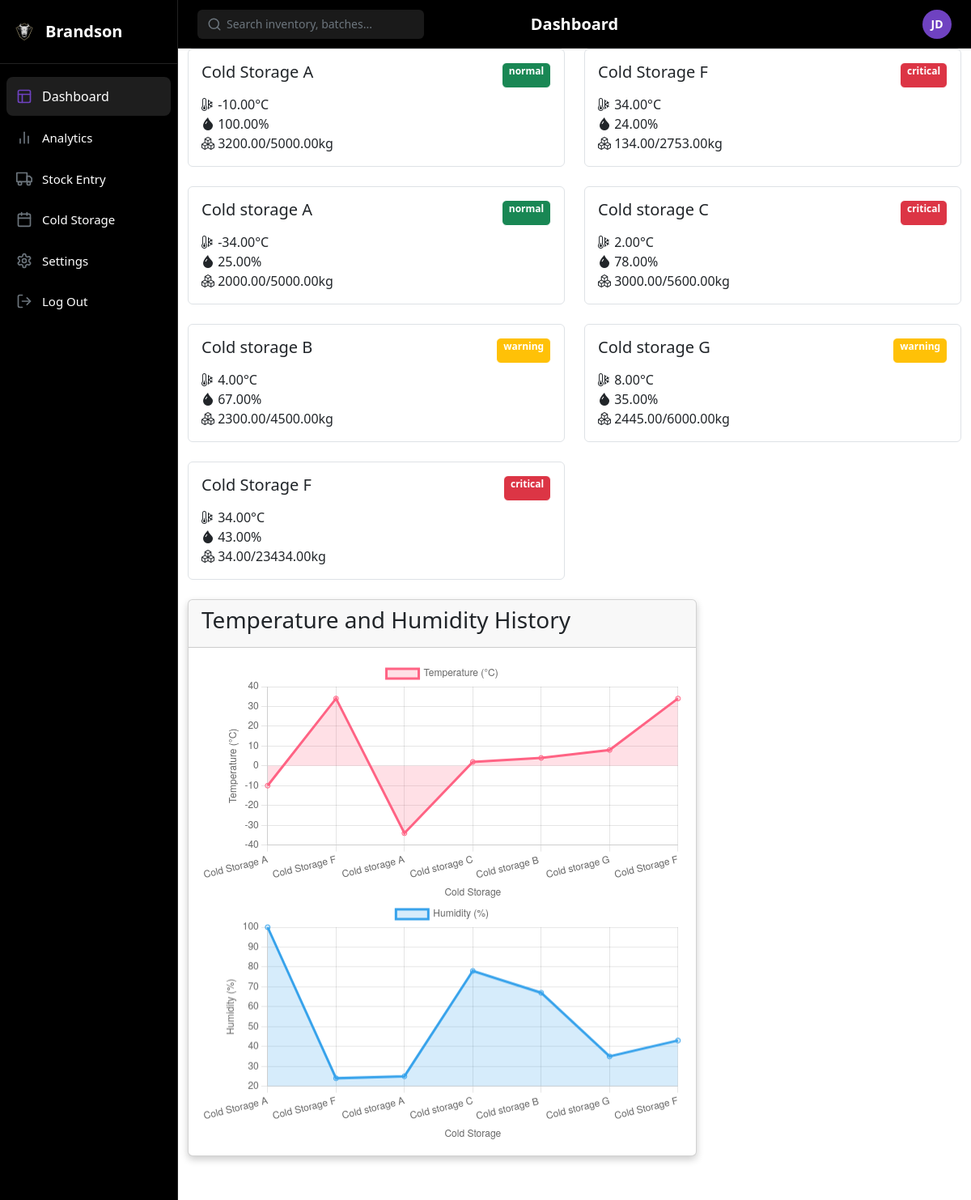
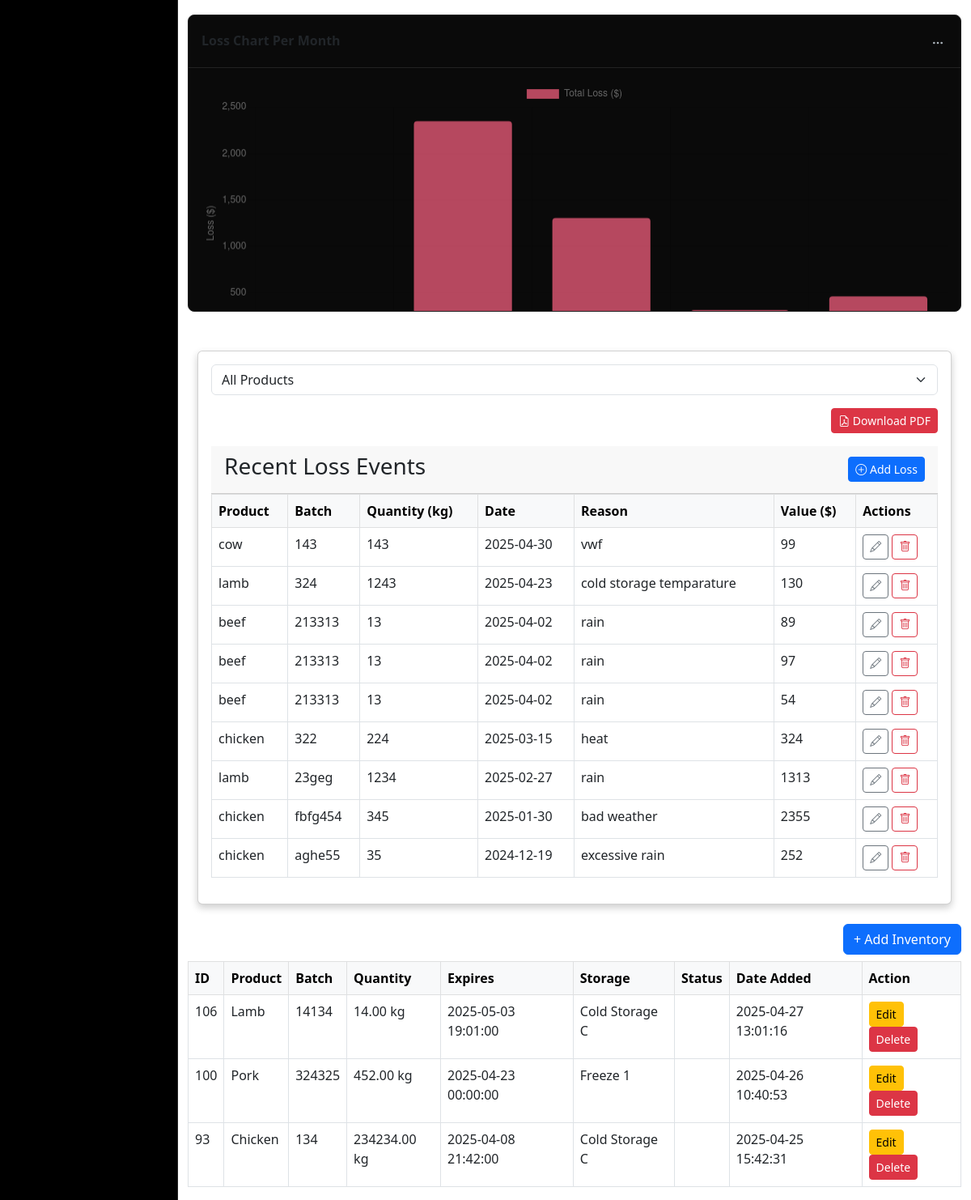
Page /draft.php on the committed database (2 pictures, top to bottom).
### tables this page shows
CREATE TABLE `cold_storages` (
  `id` int(11) NOT NULL,
  `location` varchar(50) NOT NULL,
  `total_capacity` decimal(10,2) NOT NULL,
  `used_capacity` decimal(10,2) NOT NULL,
  `current_temp` decimal(5,2) NOT NULL,
  `humidity` decimal(5,2) NOT NULL,
  `status` enum('normal','warning','critical') DEFAULT 'normal',
  `created_at` timestamp NOT NULL DEFAULT current_timestamp()
);

CREATE TABLE `loss_events` (
  `id` int(11) NOT NULL,
  `product` varchar(100) DEFAULT NULL,
  `batch` varchar(50) DEFAULT NULL,
  `quantity` float DEFAULT NULL,
  `date` date DEFAULT NULL,
  `reason` text DEFAULT NULL,
  `value` float DEFAULT NULL
);

CREATE TABLE `expiring_inventory` (
  `id` int(11) NOT NULL,
  `product` varchar(100) NOT NULL,
  `batch` varchar(100) NOT NULL,
  `quantity` decimal(10,2) NOT NULL,
  `expires` datetime NOT NULL,
  `storage` varchar(100) NOT NULL,
  `status` enum('urgent','warning') NOT NULL,
  `created_at` timestamp NOT NULL DEFAULT current_timestamp()
);

### draft.php (the view, shortened to what this page needs)
<?php
require_once 'includes/config.php';
?>
<?php
$result = $conn->query("SELECT * FROM loss_events ORDER BY date DESC");
$monthlyLoss = [];
$monthlyResult = $conn->query("
    SELECT DATE_FORMAT(date, '%Y-%m') AS month, SUM(value) AS total_loss
    FROM loss_events
    GROUP BY month
    ORDER BY month ASC
");
while ($row = $monthlyResult->fetch_assoc()) {
    $monthlyLoss[] = [
        'month' => $row['month'],
        'loss' => (float)$row['total_loss']
    ];
}
$query = $conn->query("SELECT * FROM cold_storages ORDER BY location ASC");
function getColdStorages() {
    global $conn;
    $sql = "SELECT * FROM cold_storages";
    $result = $conn->query($sql);
    $storages = [];
    while ($row = $result->fetch_assoc()) {
        $storages[] = $row;
    }
    return $storages;
}
?>
<?php
require_once 'includes/db_Connection.php';
$stmt = $pdo->query("SELECT location, current_temp, humidity FROM cold_storages ORDER BY id ASC");
$storageData = $stmt->fetchAll(PDO::FETCH_ASSOC);
$labels = [];
$temperatures = [];
$humidities = [];
foreach ($storageData as $row) {
    $labels[] = $row['location'];
    $temperatures[] = $row['current_temp'];
    $humidities[] = $row['humidity'];
}
$labelsJson = json_encode($labels);
$temperaturesJson = json_encode($temperatures);
$humiditiesJson = json_encode($humidities);
?>
<!DOCTYPE html>
<html lang="en">
<head>
    <link href="https://cdn.jsdelivr.net/npm/bootstrap@5.3.2/dist/css/bootstrap.min.css" rel="stylesheet">
<link href="https://cdn.jsdelivr.net/npm/bootstrap@5.3.3/dist/css/bootstrap.min.css" rel="stylesheet">
<link href="https://cdn.jsdelivr.net/npm/bootstrap-icons@1.10.5/font/bootstrap-icons.css" rel="stylesheet">
    <link rel="stylesheet" href="https://cdn.jsdelivr.net/npm/bootstrap-icons@1.11.1/font/bootstrap-icons.css">
    <link href="https://cdn.jsdelivr.net/npm/bootstrap@5.3.0-alpha1/dist/css/bootstrap.min.css" rel="stylesheet">
    <link href="https://cdn.jsdelivr.net/npm/bootstrap-icons/font/bootstrap-icons.css" rel="stylesheet">
    <link rel="stylesheet" href="css/stylestest.css">
</head>
<body>
    <div class="app-container">
        <aside class="sidebar">
            <div class="sidebar-header">
                <div class="logo">
                    <img src="logo.png" alt="Brandson Logo" width="28" height="28">
                    <span class="brand-name">Brandson</span>
                </div>
            </div>
            <nav class="sidebar-nav">
                <a href="dashboard.php" class="nav-item active">
                    <span class="nav-item-dashboard">Dashboard</span>
                </a>
                <a href="analytics.php" class="nav-item">
                    <span class="nav-item-name">Analytics</span>
                </a>
                <a href="add_stock.php" class="nav-item">
                    <span class="nav-item-name">Stock Entry</span>
                </a>
                <a href="dashboard-template.php" class="nav-item">
                    <span class="nav-item-name">Cold Storage</span>
                </a>
                <a href="#" class="nav-item">
                    <span class="nav-item-name">Settings</span>
                </a>
                <a href="#" class="nav-item">
                    <span class="nav-item-name">Log Out</span>
                </a>
            </nav>
        </aside>
        <main class="main-content">
            <header class="header">
                <div class="search-container">
                    <svg xmlns="http://www.w3.org/2000/svg" width="18" height="18" viewBox="0 0 24 24" fill="none" stroke="currentColor" stroke-width="2" stroke-linecap="round" stroke-linejoin="round" class="search-icon">
                        <circle cx="11" cy="11" r="8"></circle>
                        <line x1="21" y1="21" x2="16.65" y2="16.65"></line>
                    </svg>
                    <input type="text" placeholder="Search inventory, batches..." class="search-input">
                </div>
                <h1 class="page-title">Dashboard</h1>
                <div class="profile-container">
                    <button id="profileButton" class="profile-button">
                        <div class="profile-avatar">JD</div>
                    </button>
                </div>
            </header>
               <link href="https://cdn.jsdelivr.net/npm/bootstrap@5.3.0-alpha1/dist/css/bootstrap.min.css" rel="stylesheet">
    <link href="https://cdn.jsdelivr.net/npm/bootstrap-icons/font/bootstrap-icons.css" rel="stylesheet">
            <div class="container">
      <div class="row">
<?php foreach (getColdStorages() as $storage): ?>
    <div class="col-md-6 mb-4">
        <div class="storage-card p-3 border rounded" data-location="<?= htmlspecialchars($storage['location']) ?>">
            <div class="d-flex justify-content-between mb-2">
                <h5><?= htmlspecialchars($storage['location']) ?></h5>
                <span class="badge bg-<?= $storage['status'] === 'critical' ? 'danger' : ($storage['status'] === 'warning' ? 'warning' : 'success') ?>">
                    <?= htmlspecialchars($storage['status']) ?>
                </span>
            </div>
            <div class="storage-metrics">
                <div class="metric-item">
                    <i class="bi bi-thermometer-snow"></i>
                    <span class="current-temp"><?= htmlspecialchars($storage['current_temp']) ?>°C</span>
                </div>
                <div class="metric-item">
                    <i class="bi bi-droplet-fill"></i>
                    <span class="current-humidity"><?= htmlspecialchars($storage['humidity']) ?>%</span>
                </div>
                <div class="metric-item">
                    <i class="bi bi-boxes"></i>
                    <?= htmlspecialchars($storage['used_capacity']) ?>/<?= htmlspecialchars($storage['total_capacity']) ?>kg
                </div>
            </div>
        </div>
    </div>
<?php endforeach; ?>
</div>
<div class="row mb-5">
    <div class="col-md-8">
        <div class="card">
            <div class="card-header">
                <h3>Temperature and Humidity History</h3>
            </div>
            <div class="card-body">
                <canvas id="temperatureChart"></canvas>
                <canvas id="humidityChart"></canvas>
            </div>
        </div>
    </div>
</div>
                    <div class="chart-card">
    <div class="chart-header d-flex justify-content-between align-items-center">
        <h3>Loss Chart Per Month</h3>
        <button class="chart-menu-btn">
            <svg xmlns="http://www.w3.org/2000/svg" width="16" height="16" viewBox="0 0 24 24" fill="none" stroke="currentColor" stroke-width="2" stroke-linecap="round" stroke-linejoin="round">
                <circle cx="12" cy="12" r="1"></circle>
                <circle cx="19" cy="12" r="1"></circle>
                <circle cx="5" cy="12" r="1"></circle>
            </svg>
        </button>
    </div>
    <div class="chart-body">
        <canvas id="lossChart" height="120"></canvas>
    </div>
</div>
<div class="container mt-5">
    <div class="card">
        <div class="card-body">
            <div class="mb-3">
                <select id="productFilter" class="form-select">
                    <option value="">All Products</option>
                </select>
            </div>
<div class="text-end mb-3">
    <a href="generate_loss_report.php" target="_blank" class="btn btn-danger btn-sm">
        <i class="bi bi-file-earmark-pdf"></i> Download PDF
    </a>
</div>
            <div class="card-header d-flex justify-content-between align-items-center">
              <h3>Recent Loss Events</h3>
                 <button class="btn btn-primary btn-sm" data-bs-toggle="modal" data-bs-target="#addLossModal">
                <i class="bi bi-plus-circle"></i> Add Loss
                </button>
            </div>
            <table class="table table-bordered table-hover">
                <thead class="table-light">
                    <tr>
                        <th>Product</th>
                        <th>Batch</th>
                        <th>Quantity (kg)</th>
                        <th>Date</th>
                        <th>Reason</th>
                        <th>Value ($)</th>
                        <th>Actions</th>
                    </tr>
                </thead>
                <tbody>
                    <?php while($row = $result->fetch_assoc()): ?>
                    <tr data-id="<?= $row['id'] ?>">
                        <td><?= htmlspecialchars($row['product']) ?></td>
                        <td><?= htmlspecialchars($row['batch']) ?></td>
                        <td><?= $row['quantity'] ?></td>
                        <td><?= $row['date'] ?></td>
                        <td><?= htmlspecialchars($row['reason']) ?></td>
                        <td><?= $row['value'] ?></td>
                        <td>
                            <button class="btn btn-sm btn-outline-secondary edit-btn" data-id="<?= $row['id'] ?>" data-bs-toggle="modal" data-bs-target="#editModal">
                                <i class="bi bi-pencil"></i>
                            </button>
                            <form method="POST" action="delete_loss.php" style="display:inline;">
                                <button type="submit" class="btn btn-sm btn-outline-danger">
                                    <i class="bi bi-trash"></i>
                                </button>
                            </form>
                        </td>
                    </tr>
                    <?php endwhile; ?>
                </tbody>
            </table>
        </div>
    </div>
</div>
                <?php
include 'includes/config.php';
?>
<div class="d-flex justify-content-between align-items-center mt-4">
    <h4 class="text-white">Recently Added Expiring Inventory</h4>
    <a href="add_inventory.php" class="btn btn-primary">+ Add Inventory</a>
</div>
<div class="table-responsive mt-2">
    <table class="table table-bordered text-white">
        <thead class="table-light text-dark">
            <tr>
                <th>ID</th>
                <th>Product</th>
                <th>Batch</th>
                <th>Quantity</th>
                <th>Expires</th>
                <th>Storage</th>
                <th>Status</th>
                <th>Date Added</th>
                <th>Action</th>
            </tr>
        </thead>
        <tbody>
            <?php
            $sql = "SELECT * FROM expiring_inventory ORDER BY expires DESC LIMIT 10";
            $result = $conn->query($sql);
            if ($result && $result->num_rows > 0) {
                while ($row = $result->fetch_assoc()) {
                    echo "<tr>
                        <td>{$row['id']}</td>
                        <td>{$row['product']}</td>
                        <td>{$row['batch']}</td>
                        <td>{$row['quantity']} kg</td>
                        <td>{$row['expires']}</td>
                        <td>{$row['storage']}</td>
                        <td><span class='badge bg-" . ($row['status'] === 'urgent' ? 'danger' : 'warning') . "'>{$row['status']}</span></td>
                        <td>{$row['created_at']}</td>
                        <td>
                            <button
                                class='btn btn-sm btn-warning editBtn'
                                data-id='{$row['id']}'
                                data-product='{$row['product']}'
                                data-batch='{$row['batch']}'
                                data-quantity='{$row['quantity']}'
                                data-expires='{$row['expires']}'
                                data-storage='{$row['storage']}'
                                data-status='{$row['status']}'
                                data-bs-toggle='modal'
                                data-bs-target='#editInventoryModal'>
                                Edit
                            </button>
                            <a href='delete_inventory.php?id={$row['id']}' class='btn btn-sm btn-danger'>Delete</a>
                        </td>
                    </tr>";
                }
            } else {
                echo "<tr><td colspan='9' class='text-center'>No inventory records found.</td></tr>";
            }
            ?>
        </tbody>
    </table>
</div>
<script>
const ctx = document.getElementById('lossChart').getContext('2d');
const lossChart = new Chart(ctx, {
    type: 'bar',
    data: {
        labels: <?= json_encode(array_column($monthlyLoss, 'month')) ?>,
        datasets: [{
            label: 'Total Loss ($)',
            data: <?= json_encode(array_column($monthlyLoss, 'loss')) ?>,
            backgroundColor: 'rgba(255, 99, 132, 0.7)',
            borderRadius: 5,
            borderWidth: 1
        }]
    },
    options: {
        responsive: true,
        scales: {
            y: {
                beginAtZero: true,
                title: { display: true, text: 'Loss ($)' }
            },
            x: {
                title: { display: true, text: 'Month' }
            }
        }
    }
});
</script>
<script>
// PHP injected data
var labels = <?php echo $labelsJson; ?>;
var temperatureData = <?php echo $temperaturesJson; ?>;
var humidityData = <?php echo $humiditiesJson; ?>;
// Temperature Chart
var ctxTemp = document.getElementById('temperatureChart').getContext('2d');
var temperatureChart = new Chart(ctxTemp, {
    type: 'line',
    data: {
        labels: labels,
        datasets: [{
            label: 'Temperature (°C)',
            data: temperatureData,
            borderColor: 'rgb(255, 99, 132)',
            backgroundColor: 'rgba(255, 99, 132, 0.2)',
            fill: true
        }]
    },
    options: {
        responsive: true,
        scales: {
            x: {
                title: {
                    display: true,
                    text: 'Cold Storage'
                }
            },
            y: {
                title: {
                    display: true,
                    text: 'Temperature (°C)'
                }
            }
        }
    }
});
// Humidity Chart
var ctxHum = document.getElementById('humidityChart').getContext('2d');
var humidityChart = new Chart(ctxHum, {
    type: 'line',
    data: {
        labels: labels,
        datasets: [{
            label: 'Humidity (%)',
            data: humidityData,
            borderColor: 'rgb(54, 162, 235)',
            backgroundColor: 'rgba(54, 162, 235, 0.2)',
            fill: true
        }]
    },
    options: {
        responsive: true,
        scales: {
            x: {
                title: {
                    display: true,
                    text: 'Cold Storage'
                }
            },
            y: {
                title: {
                    display: true,
                    text: 'Humidity (%)'
                }
            }
        }
    }
});
</script>
</body>
</html>

### rows in the picture
cold_storages: location "Cold Storage A", status "normal", current_temp "-10.00", humidity "100.00", used_capacity "3200.00", total_capacity "5000.00"
cold_storages: location "Cold Storage F", status "critical", current_temp "34.00", humidity "24.00", used_capacity "134.00", total_capacity "2753.00"
cold_storages: location "Cold storage A", status "normal", current_temp "-34.00", humidity "25.00", used_capacity "2000.00", total_capacity "5000.00"
cold_storages: location "Cold storage C", status "critical", current_temp "2.00", humidity "78.00", used_capacity "3000.00", total_capacity "5600.00"
cold_storages: location "Cold storage B", status "warning", current_temp "4.00", humidity "67.00", used_capacity "2300.00", total_capacity "4500.00"
cold_storages: location "Cold storage G", status "warning", current_temp "8.00", humidity "35.00", used_capacity "2445.00", total_capacity "6000.00"
cold_storages: location "Cold Storage F", status "critical", current_temp "34.00", humidity "43.00", used_capacity "34.00", total_capacity "23434.00"
loss_events: product "cow", batch "143", quantity "143", date "2025-04-30", reason "vwf", value "99"
loss_events: product "lamb", batch "324", quantity "1243", date "2025-04-23", reason "cold storage temparature", value "130"
loss_events: product "beef", batch "213313", quantity "13", date "2025-04-02", reason "rain", value "89"
loss_events: product "beef", batch "213313", quantity "13", date "2025-04-02", reason "rain", value "97"
loss_events: product "beef", batch "213313", quantity "13", date "2025-04-02", reason "rain", value "54"
loss_events: product "chicken", batch "322", quantity "224", date "2025-03-15", reason "heat", value "324"
loss_events: product "lamb", batch "23geg", quantity "1234", date "2025-02-27", reason "rain", value "1313"
loss_events: product "chicken", batch "fbfg454", quantity "345", date "2025-01-30", reason "bad weather", value "2355"
loss_events: product "chicken", batch "aghe55", quantity "35", date "2024-12-19", reason "excessive rain", value "252"
expiring_inventory: id "106", product "Lamb", batch "14134", quantity "14.00", expires "2025-05-03 19:01:00", storage "Cold Storage C", created_at "2025-04-27 13:01:16"
expiring_inventory: id "100", product "Pork", batch "324325", quantity "452.00", expires "2025-04-23 00:00:00", storage "Freeze 1", created_at "2025-04-26 10:40:53"
expiring_inventory: id "93", product "Chicken", batch "134", quantity "234234.00", expires "2025-04-08 21:42:00", storage "Cold Storage C", created_at "2025-04-25 15:42:31"

### other values in the picture
chart data {{ json_encode(array_column($monthlyLoss, 'loss')) }} [252,2355,1313,324,469]
chart data {{ $temperaturesJson }} ["-10.00","34.00","-34.00","2.00","4.00","8.00","34.00"]
